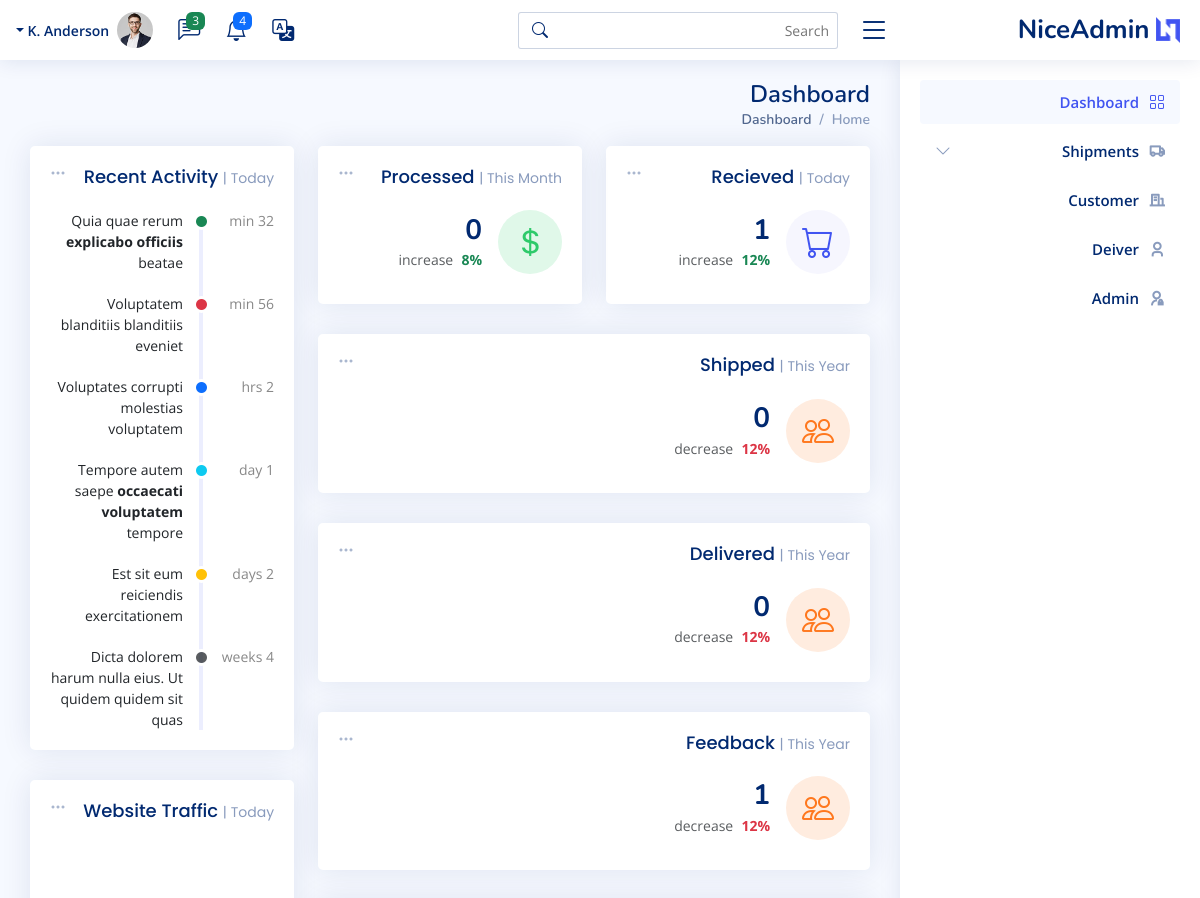
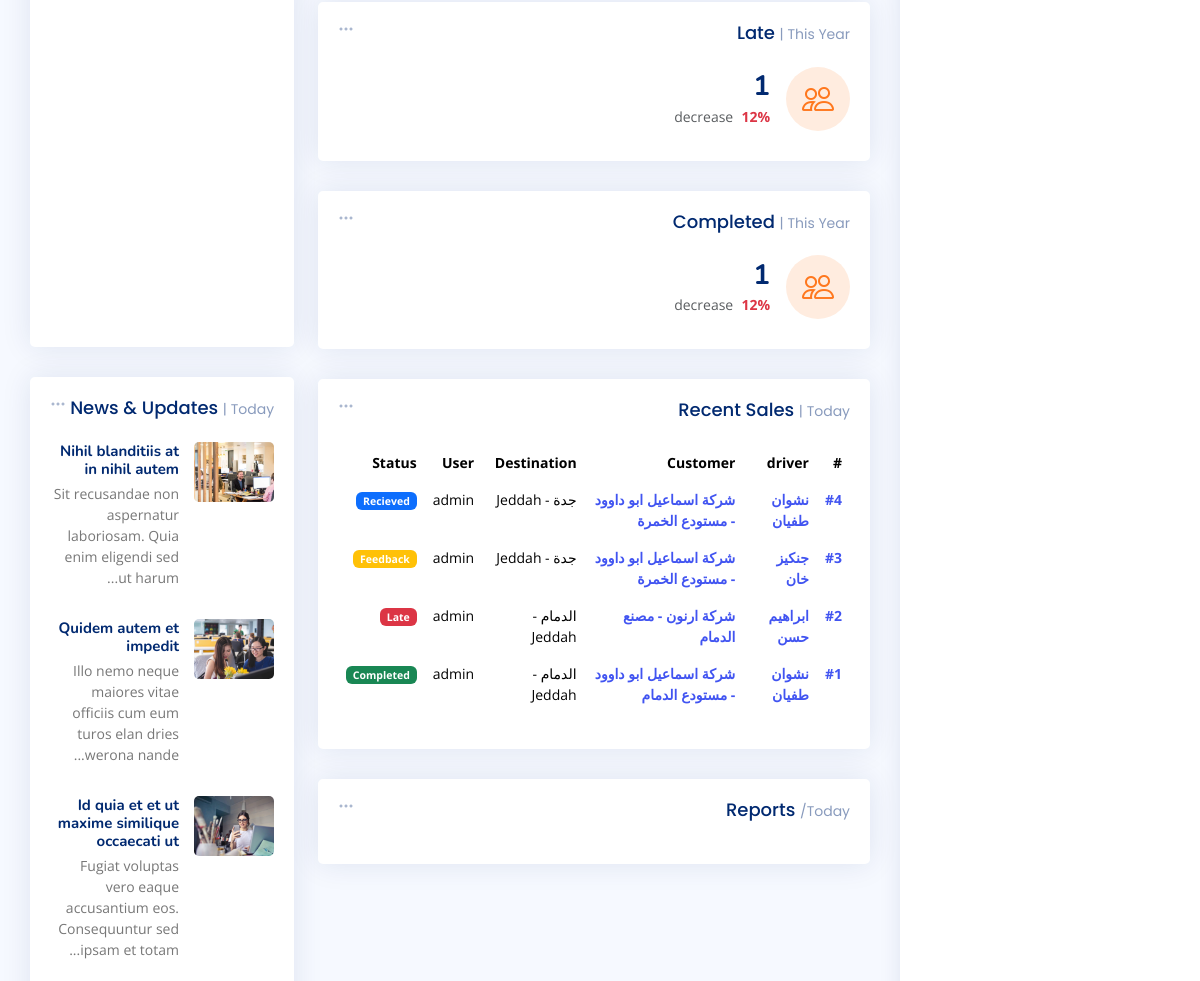
The app's page / (upper part), older data (2 pictures, top to bottom).
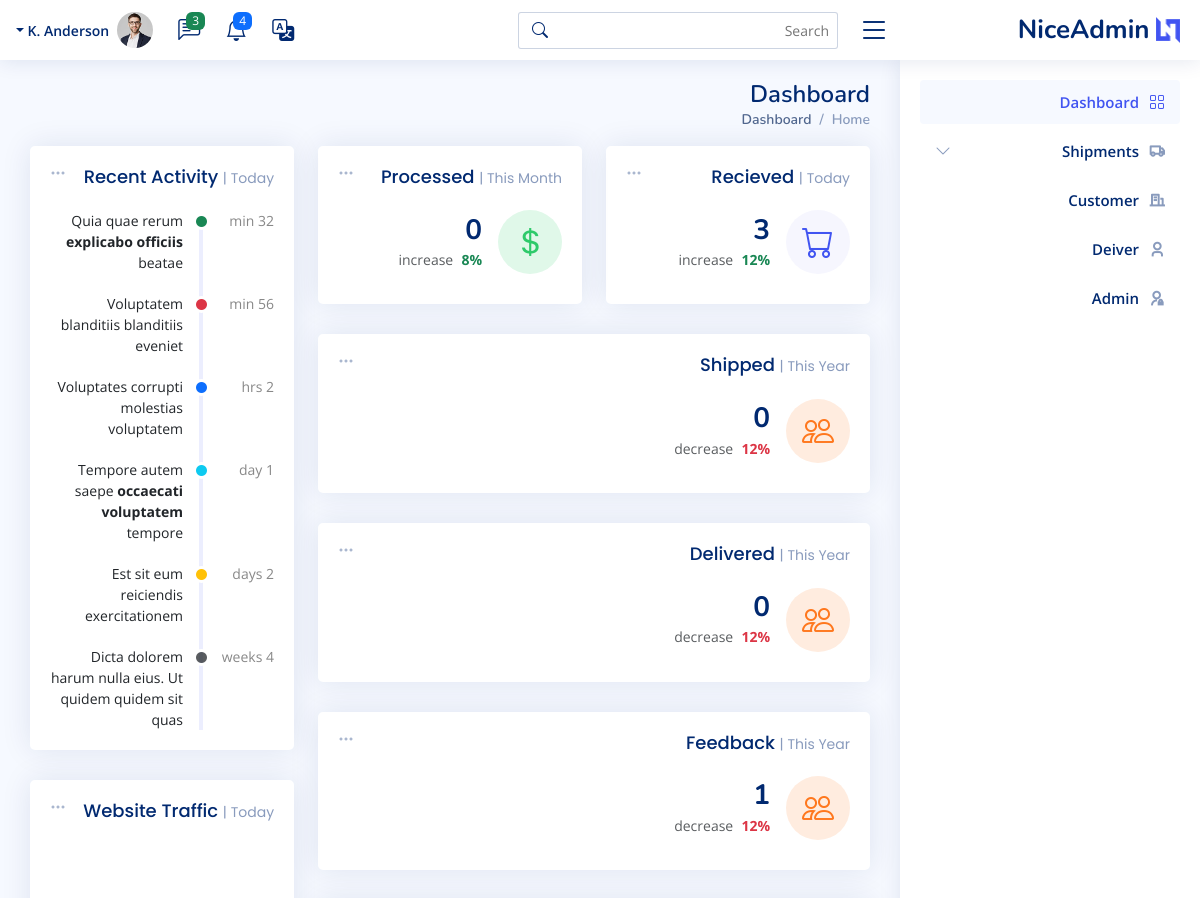
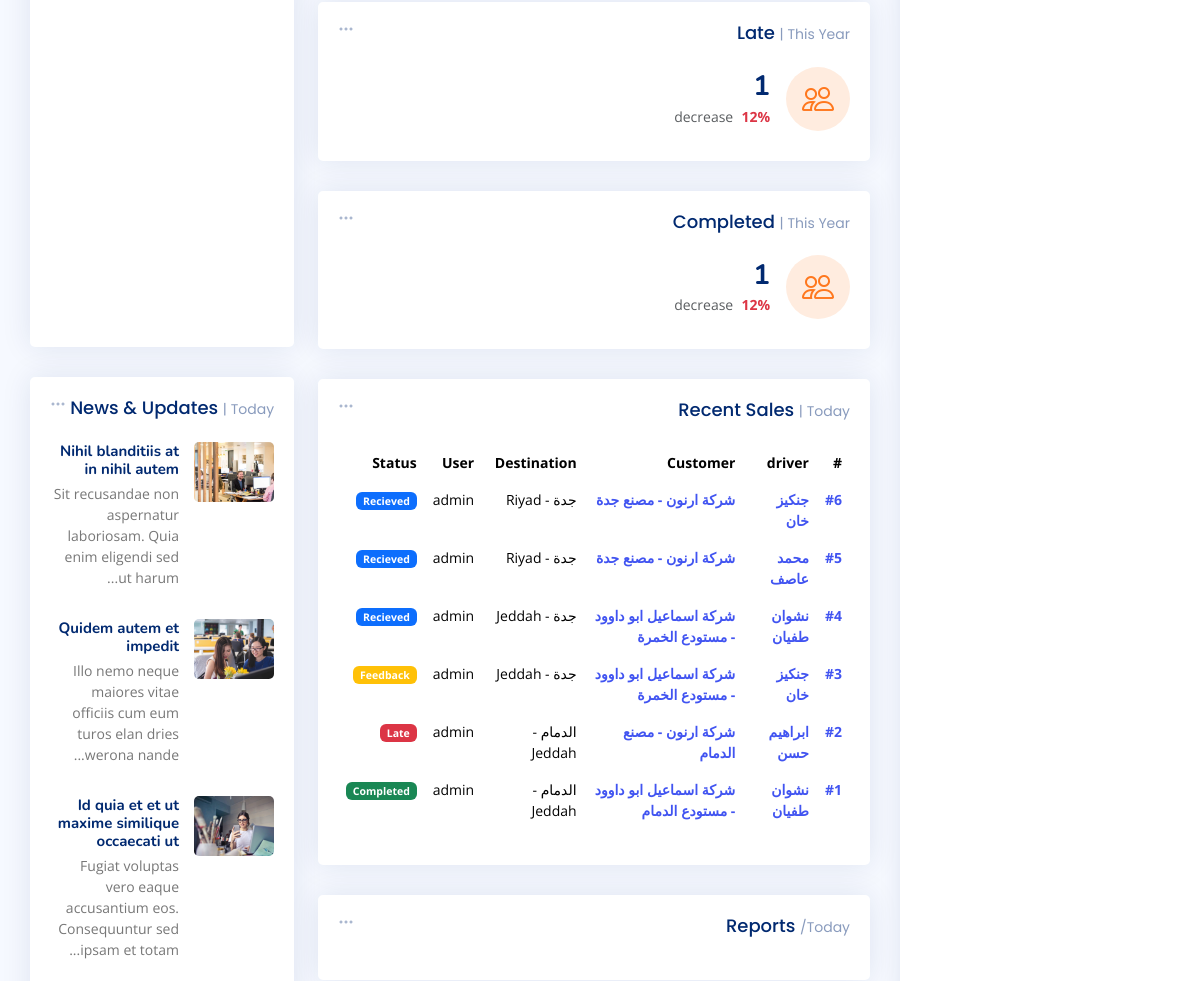
The same page, newer data (2 pictures, top to bottom).
### shipments/models.py (models this page shows, shortened)
class Shipments(models.Model):
    user = models.ForeignKey(User,  related_name='shipments_user', on_delete=models.SET_NULL, null=True)
    driver = models.ForeignKey(Driver,  related_name='shipments_driver', on_delete=models.SET_NULL, null=True)
    customer_branch = models.ForeignKey(Branch, related_name='shipments_company', on_delete=models.SET_NULL, null=True)
    fare = models.IntegerField()
    days_stayed = models.IntegerField(null=True, blank=True)
    stay_cost = models.IntegerField(null=True, blank=True)
    deducted = models.IntegerField(null=True, blank=True)
    status = models.CharField(max_length=20, choices=STATUS, default='Recieved')
    destination = models.CharField(max_length=20, choices=FLAG_TYPES)
    create_at = models.DateTimeField(default=timezone.now)
    expected_arrival_date = models.DateTimeField(null=True, blank=True)
    actual_delivery_date = models.DateTimeField(null=True, blank=True)

### drivers/models.py (models this page shows)
class Driver(models.Model):
    name = models.CharField(max_length=120)
    phone = models.CharField(max_length=120)
    id_number = models.CharField(max_length=10, null=True, blank=True)
    language = models.CharField( max_length=120, choices=LANGUAHE, null=True, blank=True)
    truck_type =models.CharField(max_length=120, choices=TRUCK_TYPE, null=True, blank=True)
    rate = models.IntegerField(null=True, blank=True)
    def __str__(self) -> str:
        return self.name

### customers/models.py (models this page shows)
class Branch(models.Model):
    customers = models.ForeignKey(Customers, related_name='branch_customers', on_delete=models.CASCADE)
    name = models.CharField(max_length=255)
    city = models.CharField(max_length=255)
    def __str__(self):
        return f'{self.customers} - {self.name}'

class Customers(models.Model):
    name = models.CharField(max_length=255)
    def __str__(self):
        return self.name

### settings/views.py (the view)
# urls.py: 2. Add a URL to urlpatterns:  path('', views.home, name='home')
def home(request):
    shipments = Shipments.objects.select_related('driver', 'customer_branch', 'user').all().order_by('-create_at')
    recieved_shipment = Shipments.objects.all().filter(status='Recieved')
    processed_shipment = Shipments.objects.all().filter(status='Processed')
    shipped_shipment = Shipments.objects.all().filter(status='Shipped')
    delivered_shipment = Shipments.objects.all().filter(status='Delivered')
    feedback_shipment = Shipments.objects.all().filter(status='Feedback')
    late_shipment = Shipments.objects.all().filter(status='late')
    completed_shipment = Shipments.objects.all().filter(status='Completed')
    context = {
        'shipments':shipments,
        'recieved_shipment':recieved_shipment,
        'processed_shipment':processed_shipment,
        'shipped_shipment':shipped_shipment,
        'delivered_shipment':delivered_shipment,
        'feedback_shipment':feedback_shipment,
        'late_shipment':late_shipment,
        'completed_shipment':completed_shipment,
    }
    return render(request, 'settings/home.html', context)

### templates/settings/home.html (shortened to what the changed rows need)
{% extends 'base.html' %}
{% load static %}
{% block body %}
<main id="main" class="main">
  <div class="pagetitle">
    <h1>Dashboard</h1>
  </div>
  <section class="section dashboard">
    <div class="row">
      <div class="col-lg-8">
        <div class="row">
          <div class="col-xxl-4 col-md-6">
            <div class="card info-card sales-card">
              <div class="card-body">
                <div class="d-flex align-items-center">
                  <div class="ps-3">
                    <h6>{{recieved_shipment|length}}</h6>
                    <span class="text-success small pt-1 fw-bold">12%</span> <span
                      class="text-muted small pt-2 ps-1">increase</span>
                  </div>
                </div>
              </div>
            </div>
          </div>
          <div class="col-12">
            <div class="card recent-sales overflow-auto">
              <div class="card-body">
                <table class="table table-borderless datatable">
                  <thead>
                    <tr>
                      <th scope="col">#</th>
                      <th scope="col">driver</th>
                      <th scope="col">Customer</th>
                      <th scope="col">Destination</th>
                      <th scope="col">User</th>
                      <th scope="col">Status</th>
                    </tr>
                  </thead>
                  <tbody>
                    {% for shipment in shipments %}
                    <tr>
                      <th scope="row"><a href="#">#{{shipment.id}}</a></th>
                      <th scope="row"><a href="#">{{shipment.driver}}</a></th>
                      <th scope="row"><a href="#">{{shipment.customer_branch}}</a></th>
                      <td>{{shipment.customer_branch.city}} - {{shipment.destination}}</td>
                      <td>{{shipment.user}}</td>
                      <td><span class="badge
                        {% if shipment.status == 'Recieved' %} bg-primary
                        {% elif shipment.status == 'Processed' %} bg-secondary
                        {% elif shipment.status == 'Shipped' %} bg-info
                        {% elif shipment.status == 'Delivered' %} bg-primary
                        {% elif shipment.status == 'Feedback' %} bg-warning
                        {% elif shipment.status == 'Completed' %} bg-success
                        {% elif shipment.status == 'Late' %} bg-danger
                        {% endif %}">{{shipment.status}}</span></td>
                    </tr>
                    {% endfor %}
                  </tbody>
                </table>
              </div>
            </div>
          </div>
        </div>
      </div>
    </div>
  </section>
</main>
{% endblock %}

Row changes from the older to the newer data that the page shows:
added Shipments: id "6", driver "جنكيز خان", customer_branch "شركة ارنون - مصنع جدة", customer_branch.city "جدة", destination "Riyad", user "admin", status "Recieved"
added Shipments: id "5", driver "محمد عاصف", customer_branch "شركة ارنون - مصنع جدة", customer_branch.city "جدة", destination "Riyad", user "admin", status "Recieved"
Text that changed along with them:
{{ recieved_shipment|length }}: "1" → "3"
